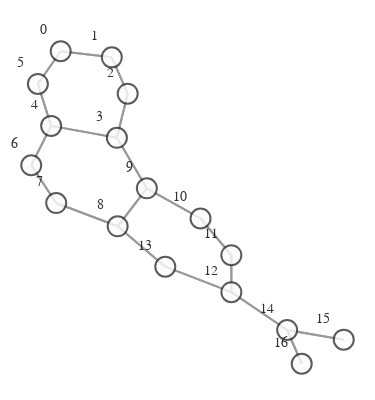

The notebook cell saved with this chart:
### Markdown cell above
# VISUALIZATION

### Code cell
def create_graph(graph):
    g = to_networkx(graph)
    pos = nx.spring_layout(g)
    vis = GraphVisualization(
        g,
        pos,
        node_text_position="top left",
        node_size=20,
    )
    fig = vis.create_figure()
    return fig


fig = create_graph(dataset[0])
fig.show()

### Figure 1 — Plotly figure (JSON) as saved in the notebook; plotly's stock layout.template omitted (floating-point values rounded to 4 significant figures)
{"data": [{"hoverinfo": "none", "line": {"color": "#808080", "width": 2}, "mode": "lines", "opacity": 0.8, "type": "scatter", "x": [-0.3354, -0.1518, null, -0.3354, -0.4173, null, -0.1518, -0.3354, null, -0.1518, -0.09472, null, -0.09472, -0.1518, null, -0.09472, -0.1335, null, -0.1335, -0.09472, null, -0.1335, -0.3696, null, -0.1335, -0.02593, null, -0.3696, -0.1335, null, -0.3696, -0.4173, null, -0.3696, -0.4411, null, -0.4173, -0.3354, null, -0.4173, -0.3696, null, -0.4411, -0.3696, null, -0.4411, -0.3515, null, -0.3515, -0.4411, null, -0.3515, -0.1307, null, -0.1307, -0.3515, null, -0.1307, -0.02593, null, -0.1307, 0.04026, null, -0.02593, -0.1335, null, -0.02593, -0.1307, null, -0.02593, 0.1668, null, 0.1668, -0.02593, null, 0.1668, 0.2775, null, 0.2775, 0.1668, null, 0.2775, 0.2775, null, 0.2775, 0.2775, null, 0.2775, 0.04026, null, 0.2775, 0.4779, null, 0.04026, -0.1307, null, 0.04026, 0.2775, null, 0.4779, 0.2775, null, 0.4779, 0.6812, null, 0.4779, 0.5302, null, 0.6812, 0.4779, null, 0.5302, 0.4779, null], "y": [0.9075, 0.8703, null, 0.9075, 0.7079, null, 0.8703, 0.9075, null, 0.8703, 0.6483, null, 0.6483, 0.8703, null, 0.6483, 0.3791, null, 0.3791, 0.6483, null, 0.3791, 0.452, null, 0.3791, 0.07098, null, 0.452, 0.3791, null, 0.452, 0.7079, null, 0.452, 0.2117, null, 0.7079, 0.9075, null, 0.7079, 0.452, null, 0.2117, 0.452, null, 0.2117, -0.01907, null, -0.01907, 0.2117, null, -0.01907, -0.1609, null, -0.1609, -0.01907, null, -0.1609, 0.07098, null, -0.1609, -0.4075, null, 0.07098, 0.3791, null, 0.07098, -0.1609, null, 0.07098, -0.1133, null, -0.1133, 0.07098, null, -0.1133, -0.3372, null, -0.3372, -0.1133, null, -0.3372, -0.563, null, -0.563, -0.3372, null, -0.563, -0.4075, null, -0.563, -0.794, null, -0.4075, -0.1609, null, -0.4075, -0.563, null, -0.794, -0.563, null, -0.794, -0.8528, null, -0.794, -1, null, -0.8528, -0.794, null, -1, -0.794, null]}, {"hoverinfo": "text", "marker": {"color": "#fcfcfc", "colorbar": {"thickness": 15, "title": {"side": "right", "text": ""}, "xanchor": "left"}, "colorscale": [[0, "rgb(255,255,217)"], [0.125, "rgb(237,248,177)"], [0.25, "rgb(199,233,180)"], [0.375, "rgb(127,205,187)"], [0.5, "rgb(65,182,196)"], [0.625, "rgb(29,145,192)"], [0.75, "rgb(34,94,168)"], [0.875, "rgb(37,52,148)"], [1, "rgb(8,29,88)"]], "line": {"color": "#333333", "width": 2}, "reversescale": false, "showscale": false, "size": 20}, "mode": "markers+text", "opacity": 0.8, "text": ["0", "1", "2", "3", "4", "5", "6", "7", "8", "9", "10", "11", "12", "13", "14", "15", "16"], "textfont": {"color": "#000000", "family": "Arial", "size": 14}, "textposition": "top left", "type": "scatter", "x": [-0.3354, -0.1518, -0.09472, -0.1335, -0.3696, -0.4173, -0.4411, -0.3515, -0.1307, -0.02593, 0.1668, 0.2775, 0.2775, 0.04026, 0.4779, 0.6812, 0.5302], "y": [0.9075, 0.8703, 0.6483, 0.3791, 0.452, 0.7079, 0.2117, -0.01907, -0.1609, 0.07098, -0.1133, -0.3372, -0.563, -0.4075, -0.794, -0.8528, -1]}], "layout": {"autosize": false, "height": 400, "hovermode": "closest", "margin": {"b": 5, "l": 0, "r": 0, "t": 20}, "paper_bgcolor": "rgba(255,255,255,255)", "plot_bgcolor": "rgba(0,0,0,0)", "scene": {"xaxis": {"autorange": true, "showgrid": false, "showline": false, "showticklabels": false, "ticks": "", "visible": false, "zeroline": false}, "yaxis": {"autorange": true, "showgrid": false, "showline": false, "showticklabels": false, "ticks": "", "visible": false, "zeroline": false}, "zaxis": {"autorange": true, "showgrid": false, "showline": false, "showticklabels": false, "ticks": "", "visible": false, "zeroline": false}}, "showlegend": false, "title": {"font": {"size": 16}, "text": ""}, "width": 375, "xaxis": {"autorange": true, "showgrid": false, "showline": false, "showticklabels": false, "ticks": "", "visible": false, "zeroline": false}, "yaxis": {"autorange": true, "showgrid": false, "showline": false, "showticklabels": false, "ticks": "", "visible": false, "zeroline": false}}}
